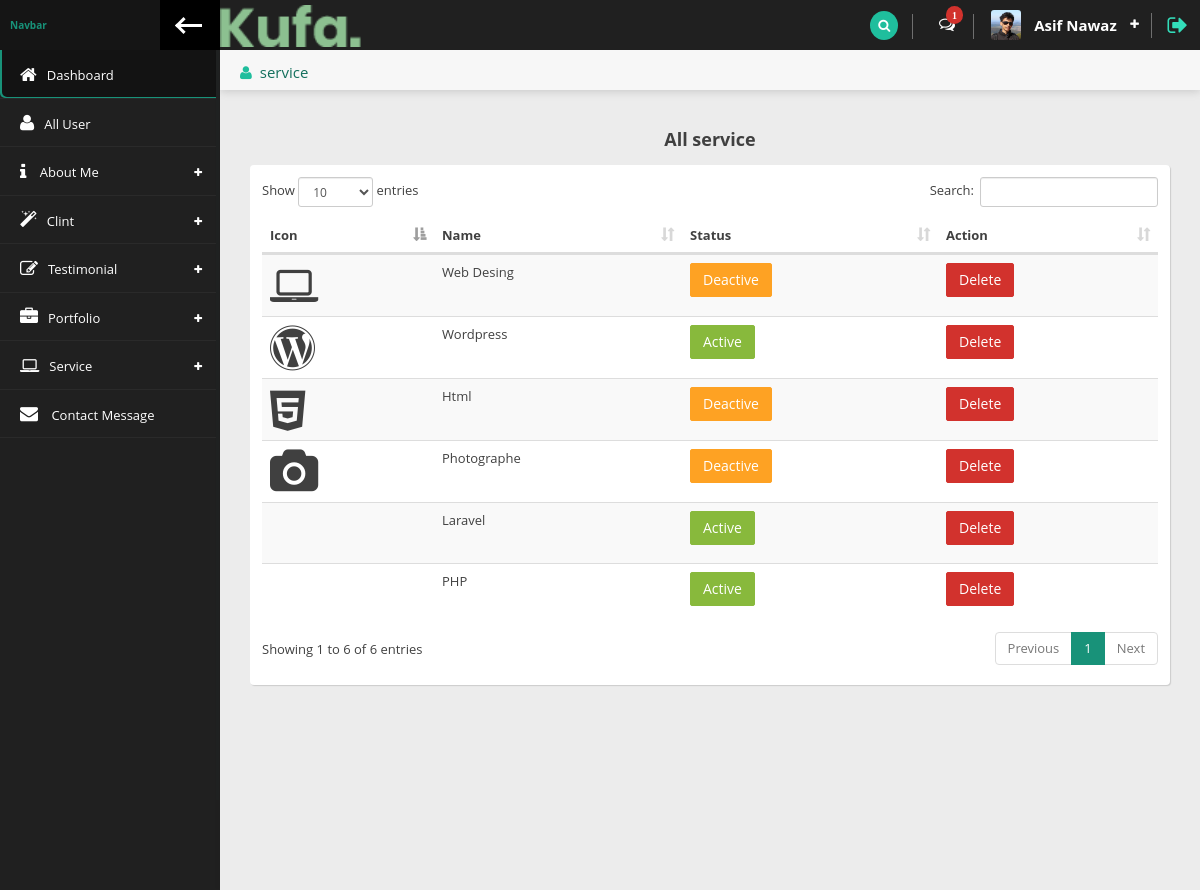
Page /admin/all_service.php (signed in) on the committed database.
### tables this page shows
CREATE TABLE `service` (
  `id` int NOT NULL,
  `name` varchar(125) NOT NULL,
  `icon` varchar(55) NOT NULL,
  `details` text NOT NULL,
  `status` int NOT NULL DEFAULT '0'
);

### admin/all_service.php (the view, shortened to what this page needs)
<?php
include_once ('header.php');
?>
    <div class="content">
        <div class="content-header">
            <div class="leftside-content-header">
                <ul class="breadcrumbs">
                    <li><i class="fa fa-user" aria-hidden="true"></i><a href="#">service</a></li>
                </ul>
            </div>
        </div>
        <div class="row animated fadeInRight">
            <div class="col-sm-12">
                <h4 class="section-subtitle text-center"><b>All service</b></h4>
                <div class="panel">
                    <div class="panel-content">
                        <div class="table-responsive">
                            <table id="basic-table" class="data-table table table-striped nowrap table-hover" cellspacing="0" width="100%">
                                <thead>
                                <tr>
                                    <th>Icon</th>
                                    <th>Name</th>
                                    <th>Status</th>
                                    <th>Action</th>
                                </tr>
                                </thead>
                                <tbody>
                                <?php
                                    foreach ($all_service as $service):
                                ?>
                                    <tr>
                                        <td><i style="font-size: 45px;" class="fa <?=$service['icon']?>"></i></td>
                                        <td><?=$service['name'];?></td>
                                        <td>
                                            <?php
                                                if($service['status']==1) {
                                             ?>
                                                <a href="layout/deactive_service.php?id=<?=$service['id'];?>" class="btn btn-success">Active</a>
                                            <?php
                                                }else{
                                             ?>
                                                <a href="layout/active_service.php?id=<?=$service['id'];?>" class="btn btn-warning">Deactive</a>
                                            <?php
                                                 }
                                            ?>
                                        </td>
                                        <td>
                                            <a href="layout/delete_service.php?id=<?=$service['id'];?>" class="btn btn-danger">Delete</a>
                                        </td>
                                    </tr>
                                 <?php
                                    endforeach;
                                 ?>
                                </tbody>
                            </table>
                        </div>
                    </div>
                </div>
            </div>
        </div>
    </div>
<?php
include_once ('footer.php');

### rows in the picture
service: name "Web Desing"
service: name "Wordpress"
service: name "Html"
service: name "Photographe"
service: name "Laravel"
service: name "PHP"

### other values in the picture
$total_unread_message['total_unread_message'] "1"
$_SESSION['user_all_info']['name'] "Asif Nawaz"
